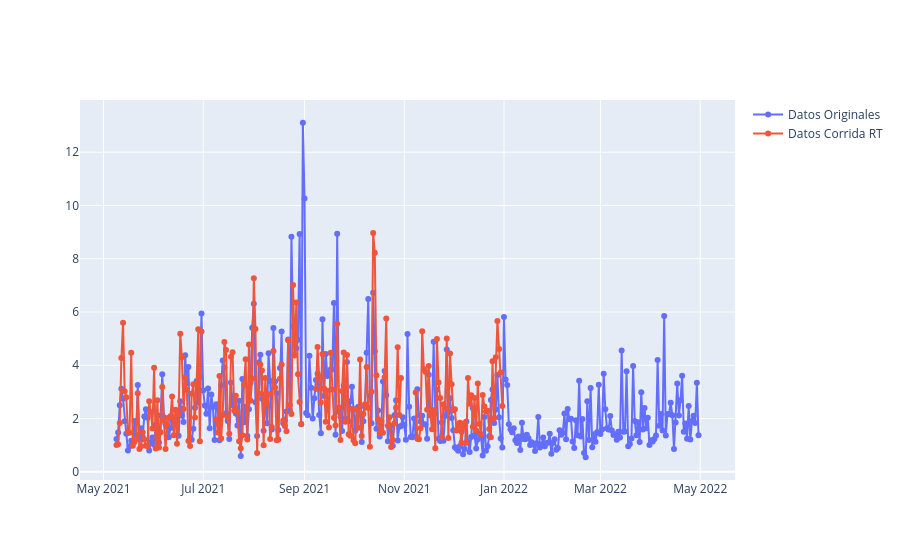

The code cell stored with this chart in its notebook:
### Code cell
fig = go.Figure()
fig.add_trace(go.Scatter(x=original['FECHA-HORA'], y=original['MAPE'],
                    mode='lines+markers',
                    name='Datos Originales'))
fig.add_trace(go.Scatter(x=original['FECHA-HORA'], y=original['MAPE_rt'],
                    mode='lines+markers',
                    name='Datos Corrida RT'))


fig.show()

### Figure 1 — Plotly figure (JSON) as saved in the notebook; plotly's stock layout.template omitted (floating-point values rounded to 4 significant figures; data arrays with more than 128 entries replaced by an {"elided": "..."} marker saying what was removed)
{"data": [{"mode": "lines+markers", "name": "Datos Originales", "type": "scatter", "x": {"elided": "357 str values"}, "y": {"elided": "357 float values"}}, {"mode": "lines+markers", "name": "Datos Corrida RT", "type": "scatter", "x": {"elided": "357 str values"}, "y": {"elided": "357 float values"}}], "layout": {}}
